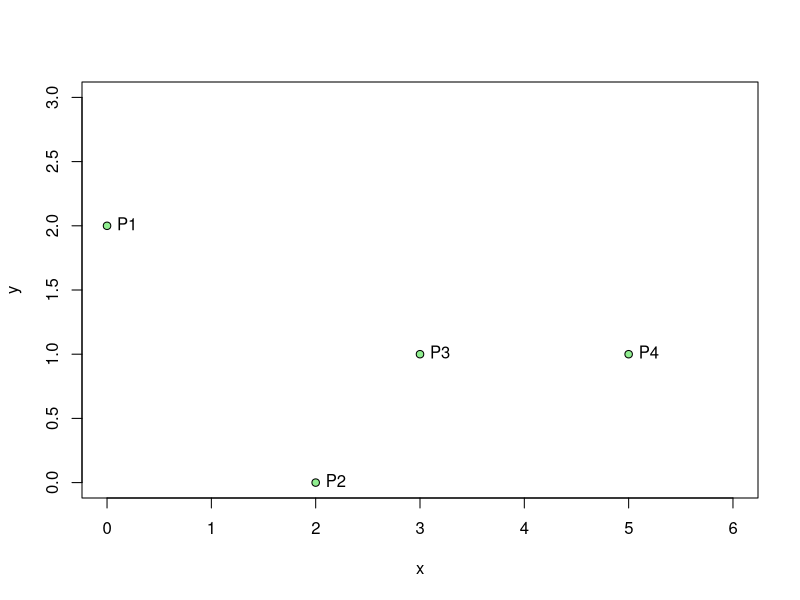

Generate this figure with R:
# CS422 Data Mining
# Vijay K. Gurbani, Ph.D.
# Illinois Institute of Technology

options(digits=3)

# Distance functions

x <- c(0,2,3,5)
y <- c(2,0,1,1)
df <- data.frame(x,y)

# Plot it.
plot(df, bg="lightgreen", pch=21, xlim=c(0,6), ylim=c(0,3))
# See http://www.endmemo.com/program/R/pchsymbols.php for PCH symbols.
text(x,y, pos=4, labels=c("P1","P2","P3","P4"))

d <- dist(df, method="euclidean", upper=T, diag=T) # L2
d

d <- dist(df, method="manhattan", upper=T, diag=T) # L1
d

d <- dist(df, method="maximum", upper=T, diag=T) # L_max
d

